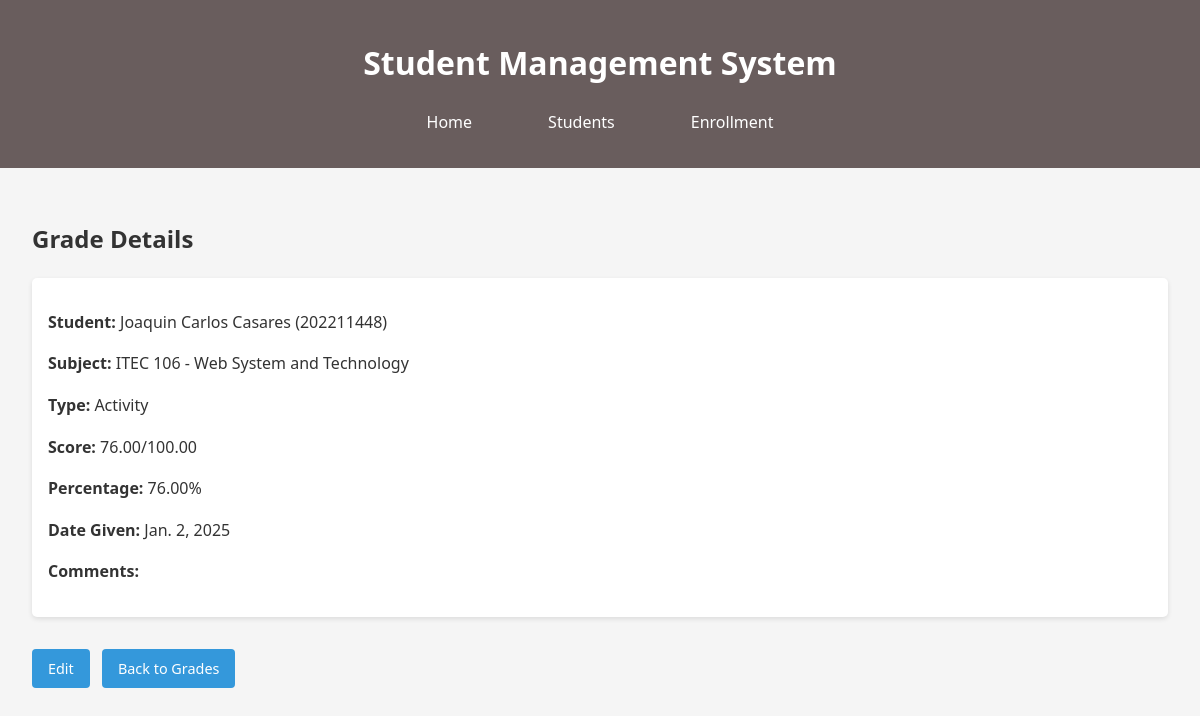
The app's page /grades/2/ with its own data.
### sms_app/models.py (models this page shows, shortened)
class Grade(models.Model):
    GRADE_TYPES = [
        ('ACT', 'Activity'),
        ('QUIZ', 'Quiz'),
        ('EXAM', 'Exam'),
    ]
    enrollment = models.ForeignKey(Enrollment, on_delete=models.CASCADE)
    grade_type = models.CharField(max_length=4, choices=GRADE_TYPES)
    score = models.DecimalField(max_digits=5, decimal_places=2)
    max_score = models.DecimalField(max_digits=5, decimal_places=2, default=100)
    date_given = models.DateField()
    comments = models.TextField(blank=True)
    def percentage(self):
        return (self.score / self.max_score) * 100

class Enrollment(models.Model):
    student = models.ForeignKey(Student, on_delete=models.CASCADE)
    subject = models.ForeignKey(Subject, on_delete=models.CASCADE)
    enrollment_date = models.DateField(auto_now_add=True)
    class Meta:
        unique_together = ('student', 'subject')

class Student(models.Model):
    student_id = models.CharField(max_length=20, unique=True)
    first_name = models.CharField(max_length=100)
    last_name = models.CharField(max_length=100)
    email = models.EmailField()
    date_of_birth = models.DateField()
    address = models.TextField()
    phone_number = models.CharField(max_length=15)
    def __str__(self):
        return f"{self.first_name} {self.last_name} ({self.student_id})"

class Subject(models.Model):
    code = models.CharField(max_length=10, unique=True)
    name = models.CharField(max_length=100)
    description = models.TextField()
    def __str__(self):
        return f"{self.code} - {self.name}"

### sms_app/views.py (the view)
# urls.py: path('grades/<int:grade_id>/', views.grade_detail, name='grade_detail'),
def grade_detail(request, grade_id):
    grade = get_object_or_404(Grade, id=grade_id)
    return render(request, 'grades/detail.html', {'grade': grade})

### templates/grades/detail.html
{% extends 'base.html' %}
{% block content %}
    <h2>Grade Details</h2>
    <div class="grade-info">
        <p><strong>Student:</strong> {{ grade.enrollment.student }}</p>
        <p><strong>Subject:</strong> {{ grade.enrollment.subject }}</p>
        <p><strong>Type:</strong> {{ grade.get_grade_type_display }}</p>
        <p><strong>Score:</strong> {{ grade.score }}/{{ grade.max_score }}</p>
        <p><strong>Percentage:</strong> {{ grade.percentage|floatformat:2 }}%</p>
        <p><strong>Date Given:</strong> {{ grade.date_given }}</p>
        <p><strong>Comments:</strong> {{ grade.comments }}</p>
    </div>
    <div class="actions">
        <a href="{% url 'grade_update' grade.id %}" class="btn">Edit</a>
        <a href="{% url 'grade_list' grade.enrollment.id %}" class="btn">Back to Grades</a>
    </div>
{% endblock %}

### sms_app/static/css/sms.css (style rules this page uses)
body { font-family: 'Segoe UI', Tahoma, Geneva, Verdana, sans-serif; line-height: 1.6; margin: 0; padding: 0; color: #333; background-color: #f5f5f5; }
.btn { display: inline-block; padding: 0.5rem 1rem; background-color: #3498db; color: white; text-decoration: none; border-radius: 4px; border: none; cursor: pointer; font-size: 0.9rem; margin-right: 0.5rem; }
.actions { margin: 1rem 0; }
.grade-info { background: white; padding: 1rem; border-radius: 5px; box-shadow: 0 2px 5px rgba(0,0,0,0.1); margin-bottom: 1rem; }
.actions { margin-top: 2rem; }

### records on screen
Grade: enrollment.student "Joaquin Carlos Casares (202211448)", enrollment.subject "ITEC 106 - Web System and Technology", grade_type "Activity", score "76.00", max_score "100.00", percentage "76.00", date_given "Jan. 2, 2025"
